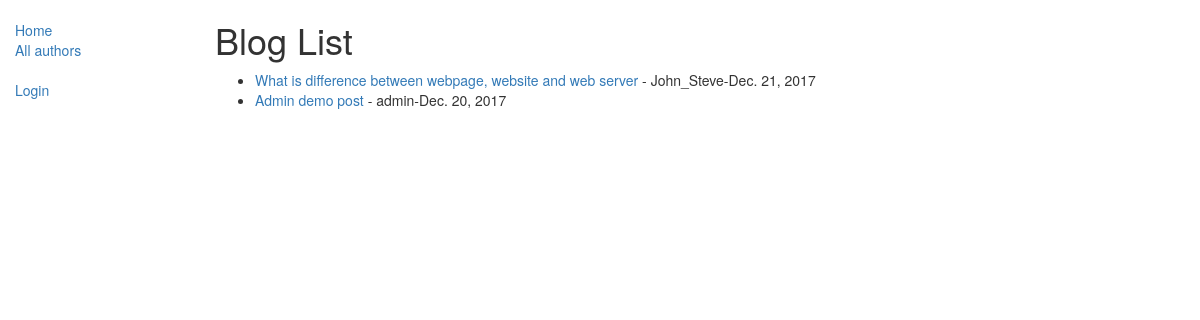
Screenshot of /blog/ with the database file from the repository.
### blog/models.py (models this page shows, shortened)
class Blog(models.Model):
    title=models.CharField(max_length=200)
    author=models.ForeignKey('Author',on_delete=models.SET_NULL,null=True)
    content=models.TextField(max_length=5000,help_text='You are only allowed to post charecters')
    pub_date = models.DateField(default=date.today)
    def get_absolute_url(self):
        return reverse('blog-detail',args=[str(self.id)])
    class Meta:
        ordering=['-pub_date']

class Author(models.Model):
    name=models.ForeignKey(User, on_delete=models.SET_NULL,null=True)
    information=models.CharField(max_length=1000)
    def __str__(self):
        return self.name.username

### blog/views.py (the view)
class BlogListView(generic.ListView):
    model = Blog
    paginate_by = 5
    def get_queryset(self):
        return Blog.objects.order_by('-pub_date')
    template_name='blog_list.html'

### blog/templates/blog_list.html (shortened to what this page needs)
<!DOCTYPE html>
<html lang="en">
<head>
</head>
<body>
{% extends "base_generic.html" %}
{% block content %}
    <h1>Blog List</h1>
    {% if blog_list %}
    <ul>
      {% for blog in blog_list %}
      <li>
        <a href="{{ blog.get_absolute_url }}">{{ blog.title }}</a> - {{blog.author}}-{{blog.pub_date}}
      </li>
      {% endfor %}
    </ul>
    {% else %}
      <p>There are no books in the library.</p>
    {% endif %}
{% endblock %}

### rows the page displays
Blog: title "What is difference between webpage, website and web server", author "John_Steve", pub_date "Dec. 21, 2017"
Blog: title "Admin demo post", author "admin", pub_date "Dec. 20, 2017"
